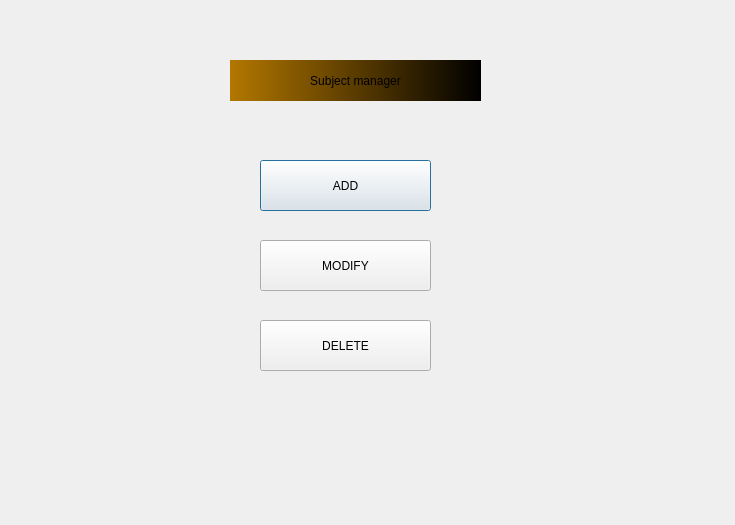
<?xml version="1.0" encoding="UTF-8"?>
<ui version="4.0">
 <class>Dialog</class>
 <widget class="QDialog" name="Dialog">
  <property name="geometry">
   <rect>
    <x>0</x>
    <y>0</y>
    <width>735</width>
    <height>525</height>
   </rect>
  </property>
  <property name="windowTitle">
   <string>Dialog</string>
  </property>
  <property name="styleSheet">
   <string notr="true">QProgressBar:horizontal {
    border: 1px solid #3A3939;
    text-align: center;
    padding: 1px;
    background: #201F1F;
}
QProgressBar::chunk:horizontal {
    background-color: qlineargradient(spread:reflect, x1:1, y1:0.545, x2:1, y2:0, stop:0 rgba(28, 66, 111, 255), stop:1 rgba(37, 87, 146, 255));
}

QToolTip
{
    border: 1px solid #3A3939;
    background-color: rgb(90, 102, 117);;
    color: white;
    padding: 1px;
    opacity: 200;
}

QWidget
{
    color: silver;
    background-color: #302F2F;
    selection-background-color:#3d8ec9;
    selection-color: black;
    background-clip: border;
    border-image: none;
    outline: 0;
}

QWidget:item:hover
{
    background-color: #78879b;
    color: black;
}

QWidget:item:selected
{
    background-color: #3d8ec9;
}

QCheckBox
{
    spacing: 5px;
    outline: none;
    color: #bbb;
    margin-bottom: 2px;
}

QCheckBox:disabled
{
    color: #777777;
}
QCheckBox::indicator,
QGroupBox::indicator
{
    width: 18px;
    height: 18px;
}
QGroupBox::indicator
{
    margin-left: 2px;
}

QCheckBox::indicator:unchecked,
QCheckBox::indicator:unchecked:hover,
QGroupBox::indicator:unchecked,
QGroupBox::indicator:unchecked:hover
{
    image: url(:/dark_blue/img/checkbox_unchecked.png);
}

QCheckBox::indicator:unchecked:focus,
QCheckBox::indicator:unchecked:pressed,
QGroupBox::indicator:unchecked:focus,
QGroupBox::indicator:unchecked:pressed
{
  border: none;
    image: url(:/dark_blue/img/checkbox_unchecked_focus.png);
}

QCheckBox::indicator:checked,
QCheckBox::indicator:checked:hover,
QGroupBox::indicator:checked,
QGroupBox::indicator:checked:hover
{
    image: url(:/dark_blue/img/checkbox_checked.png);
}

QCheckBox::indicator:checked:focus,
QCheckBox::indicator:checked:pressed,
QGroupBox::indicator:checked:focus,
QGroupBox::indicator:checked:pressed
{
  border: none;
    image: url(:/dark_blue/img/checkbox_checked_focus.png);
}

QCheckBox::indicator:indeterminate,
QCheckBox::indicator:indeterminate:hover,
QCheckBox::indicator:indeterminate:pressed
QGroupBox::indicator:indeterminate,
QGroupBox::indicator:indeterminate:hover,
QGroupBox::indicator:indeterminate:pressed
{
    image: url(:/dark_blue/img/checkbox_indeterminate.png);
}

QCheckBox::indicator:indeterminate:focus,
QGroupBox::indicator:indeterminate:focus
{
    image: url(:/dark_blue/img/checkbox_indeterminate_focus.png);
}

QCheckBox::indicator:checked:disabled,
QGroupBox::indicator:checked:disabled
{
    image: url(:/dark_blue/img/checkbox_checked_disabled.png);
}

QCheckBox::indicator:unchecked:disabled,
QGroupBox::indicator:unchecked:disabled
{
    image: url(:/dark_blue/img/checkbox_unchecked_disabled.png);
}

QRadioButton
{
    spacing: 5px;
    outline: none;
    color: #bbb;
    margin-bottom: 2px;
}

QRadioButton:disabled
{
    color: #777777;
}
QRadioButton::indicator
{
    width: 21px;
    height: 21px;
}

QRadioButton::indicator:unchecked,
QRadioButton::indicator:unchecked:hover
{
    image: url(:/dark_blue/img/radio_unchecked.png);
}

QRadioButton::indicator:unchecked:focus,
QRadioButton::indicator:unchecked:pressed
{
  border: none;
  outline: none;
    image: url(:/dark_blue/img/radio_unchecked_focus.png);
}

QRadioButton::indicator:checked,
QRadioButton::indicator:checked:hover
{
  border: none;
  outline: none;
    image: url(:/dark_blue/img/radio_checked.png);
}

QRadioButton::indicator:checked:focus,
QRadioButton::indicato::menu-arrowr:checked:pressed
{
  border: none;
  outline: none;
    image: url(:/dark_blue/img/radio_checked_focus.png);
}

QRadioButton::indicator:indeterminate,
QRadioButton::indicator:indeterminate:hover,
QRadioButton::indicator:indeterminate:pressed
{
        image: url(:/dark_blue/img/radio_indeterminate.png);
}

QRadioButton::indicator:checked:disabled
{
  outline: none;
  image: url(:/dark_blue/img/radio_checked_disabled.png);
}

QRadioButton::indicator:unchecked:disabled
{
    image: url(:/dark_blue/img/radio_unchecked_disabled.png);
}


QMenuBar
{
    background-color: #302F2F;
    color: silver;
}

QMenuBar::item
{
    background: transparent;
}

QMenuBar::item:selected
{
    background: transparent;
    border: 1px solid #3A3939;
}

QMenuBar::item:pressed
{
    border: 1px solid #3A3939;
    background-color: #3d8ec9;
    color: black;
    margin-bottom:-1px;
    padding-bottom:1px;
}

QMenu
{
    border: 1px solid #3A3939;
    color: silver;
    margin: 1px;
}

QMenu::icon
{
    margin: 1px;
}

QMenu::item
{
    padding: 2px 2px 2px 25px;
    margin-left: 5px;
    border: 1px solid transparent; /* reserve space for selection border */
}

QMenu::item:selected
{
    color: black;
}

QMenu::separator {
    height: 2px;
    background: lightblue;
    margin-left: 10px;
    margin-right: 5px;
}

QMenu::indicator {
    width: 16px;
    height: 16px;
}

/* non-exclusive indicator = check box style indicator
   (see QActionGroup::setExclusive) */
QMenu::indicator:non-exclusive:unchecked {
    image: url(:/dark_blue/img/checkbox_unchecked.png);
}

QMenu::indicator:non-exclusive:unchecked:selected {
    image: url(:/dark_blue/img/checkbox_unchecked_disabled.png);
}

QMenu::indicator:non-exclusive:checked {
    image: url(:/dark_blue/img/checkbox_checked.png);
}

QMenu::indicator:non-exclusive:checked:selected {
    image: url(:/dark_blue/img/checkbox_checked_disabled.png);
}

/* exclusive indicator = radio button style indicator (see QActionGroup::setExclusive) */
QMenu::indicator:exclusive:unchecked {
    image: url(:/dark_blue/img/radio_unchecked.png);
}

QMenu::indicator:exclusive:unchecked:selected {
    image: url(:/dark_blue/img/radio_unchecked_disabled.png);
}

QMenu::indicator:exclusive:checked {
    image: url(:/dark_blue/img/radio_checked.png);
}

QMenu::indicator:exclusive:checked:selected {
    image: url(:/dark_blue/img/radio_checked_disabled.png);
}

QMenu::right-arrow {
    margin: 5px;
    image: url(:/dark_blue/img/right_arrow.png)
}


QWidget:disabled
{
    color: #808080;
    background-color: #302F2F;
}

QAbstractItemView
{
    alternate-background-color: #3A3939;
    color: silver;
    border: 1px solid 3A3939;
    border-radius: 2px;
    padding: 1px;
}

QWidget:focus, QMenuBar:focus
{
    border: 1px solid #78879b;
}

QTabWidget:focus, QCheckBox:focus, QRadioButton:focus, QSlider:focus
{
    border: none;
}

QLineEdit
{
    background-color: #201F1F;
    padding: 2px;
    border-style: solid;
    border: 1px solid #3A3939;
    border-radius: 2px;
    color: silver;
}

QGroupBox {
    border:1px solid #3A3939;
    border-radius: 2px;
    margin-top: 20px;
    background-color: #302F2F;
    color: silver;
}

QGroupBox::title {
    subcontrol-origin: margin;
    subcontrol-position: top center;
    padding-left: 10px;
    padding-right: 10px;
    padding-top: 10px;
}

QAbstractScrollArea
{
    border-radius: 2px;
    border: 1px solid #3A3939;
    background-color: transparent;
}

QScrollBar:horizontal
{
    height: 15px;
    margin: 3px 15px 3px 15px;
    border: 1px transparent #2A2929;
    border-radius: 4px;
    background-color: #2A2929;
}

QScrollBar::handle:horizontal
{
    background-color: #605F5F;
    min-width: 5px;
    border-radius: 4px;
}

QScrollBar::add-line:horizontal
{
    margin: 0px 3px 0px 3px;
    border-image: url(:/dark_blue/img/right_arrow_disabled.png);
    width: 10px;
    height: 10px;
    subcontrol-position: right;
    subcontrol-origin: margin;
}

QScrollBar::sub-line:horizontal
{
    margin: 0px 3px 0px 3px;
    border-image: url(:/dark_blue/img/left_arrow_disabled.png);
    height: 10px;
    width: 10px;
    subcontrol-position: left;
    subcontrol-origin: margin;
}

QScrollBar::add-line:horizontal:hover,QScrollBar::add-line:horizontal:on
{
    border-image: url(:/dark_blue/img/right_arrow.png);
    height: 10px;
    width: 10px;
    subcontrol-position: right;
    subcontrol-origin: margin;
}


QScrollBar::sub-line:horizontal:hover, QScrollBar::sub-line:horizontal:on
{
    border-image: url(:/dark_blue/img/left_arrow.png);
    height: 10px;
    width: 10px;
    subcontrol-position: left;
    subcontrol-origin: margin;
}

QScrollBar::up-arrow:horizontal, QScrollBar::down-arrow:horizontal
{
    background: none;
}


QScrollBar::add-page:horizontal, QScrollBar::sub-page:horizontal
{
    background: none;
}

QScrollBar:vertical
{
    background-color: #2A2929;
    width: 15px;
    margin: 15px 3px 15px 3px;
    border: 1px transparent #2A2929;
    border-radius: 4px;
}

QScrollBar::handle:vertical
{
    background-color: #605F5F;
    min-height: 5px;
    border-radius: 4px;
}

QScrollBar::sub-line:vertical
{
    margin: 3px 0px 3px 0px;
    border-image: url(:/dark_blue/img/up_arrow_disabled.png);
    height: 10px;
    width: 10px;
    subcontrol-position: top;
    subcontrol-origin: margin;
}

QScrollBar::add-line:vertical
{
    margin: 3px 0px 3px 0px;
    border-image: url(:/dark_blue/img/down_arrow_disabled.png);
    height: 10px;
    width: 10px;
    subcontrol-position: bottom;
    subcontrol-origin: margin;
}

QScrollBar::sub-line:vertical:hover,QScrollBar::sub-line:vertical:on
{

    border-image: url(:/dark_blue/img/up_arrow.png);
    height: 10px;
    width: 10px;
    subcontrol-position: top;
    subcontrol-origin: margin;
}


QScrollBar::add-line:vertical:hover, QScrollBar::add-line:vertical:on
{
    border-image: url(:/dark_blue/img/down_arrow.png);
    height: 10px;
    width: 10px;
    subcontrol-position: bottom;
    subcontrol-origin: margin;
}

QScrollBar::up-arrow:vertical, QScrollBar::down-arrow:vertical
{
    background: none;
}


QScrollBar::add-page:vertical, QScrollBar::sub-page:vertical
{
    background: none;
}

QTextEdit
{
    background-color: #201F1F;
    color: silver;
    border: 1px solid #3A3939;
}

QPlainTextEdit
{
    background-color: #201F1F;;
    color: silver;
    border-radius: 2px;
    border: 1px solid #3A3939;
}

QHeaderView::section
{
    background-color: #3A3939;
    color: silver;
    padding-left: 4px;
    border: 1px solid #6c6c6c;
}

QSizeGrip {
    image: url(:/dark_blue/img/sizegrip.png);
    width: 12px;
    height: 12px;
}

QMainWindow
{
    background-color: #302F2F;

}

QMainWindow::separator
{
    background-color: #302F2F;
    color: white;
    padding-left: 4px;
    spacing: 2px;
    border: 1px dashed #3A3939;
}

QMainWindow::separator:hover
{

    background-color: #787876;
    color: white;
    padding-left: 4px;
    border: 1px solid #3A3939;
    spacing: 2px;
}


QMenu::separator
{
    height: 1px;
    background-color: #3A3939;
    color: white;
    padding-left: 4px;
    margin-left: 10px;
    margin-right: 5px;
}


QFrame
{
    border-radius: 2px;
    border: 1px solid #444;
}

QFrame[frameShape=&quot;0&quot;]
{
    border-radius: 2px;
    border: 1px transparent #444;
}

QStackedWidget
{
    background-color: #302F2F;
    border: 1px transparent black;
}

QToolBar {
    border: 1px transparent #393838;
    background: 1px solid #302F2F;
    font-weight: bold;
}

QToolBar::handle:horizontal {
    image: url(:/dark_blue/img/Hmovetoolbar.png);
}
QToolBar::handle:vertical {
    image: url(:/dark_blue/img/Vmovetoolbar.png);
}
QToolBar::separator:horizontal {
    image: url(:/dark_blue/img/Hsepartoolbar.png);
}
QToolBar::separator:vertical {
    image: url(:/dark_blue/img/Vsepartoolbars.png);
}

QPushButton
{
    color: silver;
    background-color: #302F2F;
    border-width: 2px;
    border-color: #4A4949;
    border-style: solid;
    padding-top: 2px;
    padding-bottom: 2px;
    padding-left: 10px;
    padding-right: 10px;
    border-radius: 4px;
    /* outline: none; */
    /* min-width: 40px; */
}

QPushButton:disabled
{
    background-color: #302F2F;
    border-width: 2px;
    border-color: #3A3939;
    border-style: solid;
    padding-top: 2px;
    padding-bottom: 2px;
    padding-left: 10px;
    padding-right: 10px;
    /*border-radius: 2px;*/
    color: #808080;
}

QPushButton:focus {
    background-color: #3d8ec9;
    color: white;
}

QComboBox
{
    selection-background-color: #3d8ec9;
    background-color: #201F1F;
    border-style: solid;
    border: 1px solid #3A3939;
    border-radius: 2px;
    padding: 2px;
    min-width: 75px;
}

QPushButton:checked{
    background-color: #4A4949;
    border-color: #6A6969;
}

QPushButton:hover {
    border: 2px solid #78879b;
    color: silver;
}

QComboBox:hover, QAbstractSpinBox:hover,QLineEdit:hover,QTextEdit:hover,QPlainTextEdit:hover,QAbstractView:hover,QTreeView:hover
{
    border: 1px solid #78879b;
    color: silver;
}

QComboBox:on
{
    background-color: #626873;
    padding-top: 3px;
    padding-left: 4px;
    selection-background-color: #4a4a4a;
}

QComboBox QAbstractItemView
{
    background-color: #201F1F;
    border-radius: 2px;
    border: 1px solid #444;
    selection-background-color: #3d8ec9;
    color: silver;
}

QComboBox::drop-down
{
    subcontrol-origin: padding;
    subcontrol-position: top right;
    width: 15px;

    border-left-width: 0px;
    border-left-color: darkgray;
    border-left-style: solid;
    border-top-right-radius: 3px;
    border-bottom-right-radius: 3px;
}

QComboBox::down-arrow
{
    image: url(:/dark_blue/img/down_arrow_disabled.png);
}

QComboBox::down-arrow:on, QComboBox::down-arrow:hover,
QComboBox::down-arrow:focus
{
    image: url(:/dark_blue/img/down_arrow.png);
}

QPushButton:pressed
{
    background-color: #484846;
}

QAbstractSpinBox {
    padding-top: 2px;
    padding-bottom: 2px;
    border: 1px solid #3A3939;
    background-color: #201F1F;
    color: silver;
    border-radius: 2px;
    min-width: 75px;
}

QAbstractSpinBox:up-button
{
    background-color: transparent;
    subcontrol-origin: border;
    subcontrol-position: top right;
}

QAbstractSpinBox:down-button
{
    background-color: transparent;
    subcontrol-origin: border;
    subcontrol-position: bottom right;
}

QAbstractSpinBox::up-arrow,QAbstractSpinBox::up-arrow:disabled,QAbstractSpinBox::up-arrow:off {
    image: url(:/dark_blue/img/up_arrow_disabled.png);
    width: 10px;
    height: 10px;
}
QAbstractSpinBox::up-arrow:hover
{
    image: url(:/dark_blue/img/up_arrow.png);
}


QAbstractSpinBox::down-arrow,QAbstractSpinBox::down-arrow:disabled,QAbstractSpinBox::down-arrow:off
{
    image: url(:/dark_blue/img/down_arrow_disabled.png);
    width: 10px;
    height: 10px;
}
QAbstractSpinBox::down-arrow:hover
{
    image: url(:/dark_blue/img/down_arrow.png);
}


QLabel
{
    border: 0px solid black;
}

QTabWidget{
    border: 1px transparent black;
}

QTabWidget::pane {
    border: 1px solid #444;
    border-radius: 3px;
    padding: 3px;
}

QTabBar
{
    qproperty-drawBase: 0;
    left: 5px; /* move to the right by 5px */
}

QTabBar:focus
{
    border: 0px transparent black;
}

QTabBar::close-button  {
    image: url(:/dark_blue/img/close.png);
    background: transparent;
}

QTabBar::close-button:hover
{
    image: url(:/dark_blue/img/close-hover.png);
    background: transparent;
}

QTabBar::close-button:pressed {
    image: url(:/dark_blue/img/close-pressed.png);
    background: transparent;
}

/* TOP TABS */
QTabBar::tab:top {
    color: #b1b1b1;
    border: 1px solid #4A4949;
    border-bottom: 1px transparent black;
    background-color: #302F2F;
    padding: 5px;
    border-top-left-radius: 2px;
    border-top-right-radius: 2px;
}

QTabBar::tab:top:!selected
{
    color: #b1b1b1;
    background-color: #201F1F;
    border: 1px transparent #4A4949;
    border-bottom: 1px transparent #4A4949;
    border-top-left-radius: 0px;
    border-top-right-radius: 0px;
}

QTabBar::tab:top:!selected:hover {
    background-color: #48576b;
}

/* BOTTOM TABS */
QTabBar::tab:bottom {
    color: #b1b1b1;
    border: 1px solid #4A4949;
    border-top: 1px transparent black;
    background-color: #302F2F;
    padding: 5px;
    border-bottom-left-radius: 2px;
    border-bottom-right-radius: 2px;
}

QTabBar::tab:bottom:!selected
{
    color: #b1b1b1;
    background-color: #201F1F;
    border: 1px transparent #4A4949;
    border-top: 1px transparent #4A4949;
    border-bottom-left-radius: 0px;
    border-bottom-right-radius: 0px;
}

QTabBar::tab:bottom:!selected:hover {
    background-color: #78879b;
}

/* LEFT TABS */
QTabBar::tab:left {
    color: #b1b1b1;
    border: 1px solid #4A4949;
    border-left: 1px transparent black;
    background-color: #302F2F;
    padding: 5px;
    border-top-right-radius: 2px;
    border-bottom-right-radius: 2px;
}

QTabBar::tab:left:!selected
{
    color: #b1b1b1;
    background-color: #201F1F;
    border: 1px transparent #4A4949;
    border-right: 1px transparent #4A4949;
    border-top-right-radius: 0px;
    border-bottom-right-radius: 0px;
}

QTabBar::tab:left:!selected:hover {
    background-color: #48576b;
}


/* RIGHT TABS */
QTabBar::tab:right {
    color: #b1b1b1;
    border: 1px solid #4A4949;
    border-right: 1px transparent black;
    background-color: #302F2F;
    padding: 5px;
    border-top-left-radius: 2px;
    border-bottom-left-radius: 2px;
}

QTabBar::tab:right:!selected
{
    color: #b1b1b1;
    background-color: #201F1F;
    border: 1px transparent #4A4949;
    border-right: 1px transparent #4A4949;
    border-top-left-radius: 0px;
    border-bottom-left-radius: 0px;
}

QTabBar::tab:right:!selected:hover {
    background-color: #48576b;
}

QTabBar QToolButton::right-arrow:enabled {
     image: url(:/dark_blue/img/right_arrow.png);
 }

 QTabBar QToolButton::left-arrow:enabled {
     image: url(:/dark_blue/img/left_arrow.png);
 }

QTabBar QToolButton::right-arrow:disabled {
     image: url(:/dark_blue/img/right_arrow_disabled.png);
 }

 QTabBar QToolButton::left-arrow:disabled {
     image: url(:/dark_blue/img/left_arrow_disabled.png);
 }


QDockWidget {
    border: 1px solid #403F3F;
    titlebar-close-icon: url(:/dark_blue/img/close.png);
    titlebar-normal-icon: url(:/dark_blue/img/undock.png);
}

QDockWidget::close-button, QDockWidget::float-button {
    border: 1px solid transparent;
    border-radius: 2px;
    background: transparent;
}

QDockWidget::close-button:hover, QDockWidget::float-button:hover {
    background: rgba(255, 255, 255, 10);
}

QDockWidget::close-button:pressed, QDockWidget::float-button:pressed {
    padding: 1px -1px -1px 1px;
    background: rgba(255, 255, 255, 10);
}

QTreeView, QListView, QTextBrowser, AtLineEdit, AtLineEdit::hover {
    border: 1px solid #444;
    background-color: silver;
    border-radius: 3px;
    margin-left: 3px;
    color: black;
}

QTreeView:branch:selected, QTreeView:branch:hover {
    background: url(:/dark_blue/img/transparent.png);
}

QTreeView::branch:has-siblings:!adjoins-item {
    border-image: url(:/dark_blue/img/transparent.png);
}

QTreeView::branch:has-siblings:adjoins-item {
    border-image: url(:/dark_blue/img/transparent.png);
}

QTreeView::branch:!has-children:!has-siblings:adjoins-item {
    border-image: url(:/dark_blue/img/transparent.png);
}

QTreeView::branch:has-children:!has-siblings:closed,
QTreeView::branch:closed:has-children:has-siblings {
    image: url(:/dark_blue/img/branch_closed.png);
}

QTreeView::branch:open:has-children:!has-siblings,
QTreeView::branch:open:has-children:has-siblings  {
    image: url(:/dark_blue/img/branch_open.png);
}

QTreeView::branch:has-children:!has-siblings:closed:hover,
QTreeView::branch:closed:has-children:has-siblings:hover {
    image: url(:/dark_blue/img/branch_closed-on.png);
    }

QTreeView::branch:open:has-children:!has-siblings:hover,
QTreeView::branch:open:has-children:has-siblings:hover  {
    image: url(:/dark_blue/img/branch_open-on.png);
    }

QListView::item:!selected:hover, QListView::item:!selected:hover, QTreeView::item:!selected:hover  {
    background: rgba(0, 0, 0, 0);
    outline: 0;
    color: #FFFFFF
}

QListView::item:selected:hover, QListView::item:selected:hover, QTreeView::item:selected:hover  {
    background: #3d8ec9;
    color: #FFFFFF;
}

QSlider::groove:horizontal {
    border: 1px solid #3A3939;
    height: 8px;
    background: #201F1F;
    margin: 2px 0;
    border-radius: 2px;
}

QSlider::handle:horizontal {
    background: QLinearGradient( x1: 0, y1: 0, x2: 0, y2: 1,
      stop: 0.0 silver, stop: 0.2 #a8a8a8, stop: 1 #727272);
    border: 1px solid #3A3939;
    width: 14px;
    height: 14px;
    margin: -4px 0;
    border-radius: 2px;
}

QSlider::groove:vertical {
    border: 1px solid #3A3939;
    width: 8px;
    background: #201F1F;
    margin: 0 0px;
    border-radius: 2px;
}

QSlider::handle:vertical {
    background: QLinearGradient( x1: 0, y1: 0, x2: 0, y2: 1, stop: 0.0 silver,
    stop: 0.2 #a8a8a8, stop: 1 #727272);
    border: 1px solid #3A3939;
    width: 14px;
    height: 14px;
    margin: 0 -4px;
    border-radius: 2px;
}

QToolButton {
    /*  background-color: transparent; */
    border: 2px transparent #4A4949;
    border-radius: 4px;
    background-color: dimgray;
    margin: 2px;
    padding: 2px;
}

QToolButton[popupMode=&quot;1&quot;] { /* only for MenuButtonPopup */
 padding-right: 20px; /* make way for the popup button */
 border: 2px transparent #4A4949;
 border-radius: 4px;
}

QToolButton[popupMode=&quot;2&quot;] { /* only for InstantPopup */
 padding-right: 10px; /* make way for the popup button */
 border: 2px transparent #4A4949;
}


QToolButton:hover, QToolButton::menu-button:hover {
    border: 2px solid #78879b;
}

QToolButton:checked, QToolButton:pressed,
    QToolButton::menu-button:pressed {
    background-color: #4A4949;
    border: 2px solid #78879b;
}

/* the subcontrol below is used only in the InstantPopup or DelayedPopup mode */
QToolButton::menu-indicator {
    image: url(:/dark_blue/img/down_arrow.png);
    top: -7px; left: -2px; /* shift it a bit */
}

/* the subcontrols below are used only in the MenuButtonPopup mode */
QToolButton::menu-button {
    border: 1px transparent #4A4949;
    border-top-right-radius: 6px;
    border-bottom-right-radius: 6px;
    /* 16px width + 4px for border = 20px allocated above */
    width: 16px;
    outline: none;
}

QToolButton::menu-arrow {
    image: url(:/dark_blue/img/down_arrow.png);
}

QToolButton::menu-arrow:open {
    top: 1px; left: 1px; /* shift it a bit */
    border: 1px solid #3A3939;
}

QPushButton::menu-indicator  {
    subcontrol-origin: padding;
    subcontrol-position: bottom right;
    left: 4px;
}

QTableView
{
    border: 1px solid #444;
    gridline-color: #6c6c6c;
    background-color: #201F1F;
}


QTableView, QHeaderView
{
    border-radius: 0px;
}

QTableView::item:pressed, QListView::item:pressed, QTreeView::item:pressed  {
    background: #78879b;
    color: #FFFFFF;
}

QTableView::item:selected:active, QTreeView::item:selected:active, QListView::item:selected:active  {
    background: #3d8ec9;
    color: #FFFFFF;
}


QHeaderView
{
    border: 1px transparent;
    border-radius: 2px;
    margin: 0px;
    padding: 0px;
}

QHeaderView::section  {
    background-color: #3A3939;
    color: silver;
    padding: 4px;
    border: 1px solid #6c6c6c;
    border-radius: 0px;
    text-align: center;
}

QHeaderView::section::vertical::first, QHeaderView::section::vertical::only-one
{
    border-top: 1px solid #6c6c6c;
}

QHeaderView::section::vertical
{
    border-top: transparent;
}

QHeaderView::section::horizontal::first, QHeaderView::section::horizontal::only-one
{
    border-left: 1px solid #6c6c6c;
}

QHeaderView::section::horizontal
{
    border-left: transparent;
}


QHeaderView::section:checked
 {
    color: white;
    background-color: #5A5959;
 }

 /* style the sort indicator */
QHeaderView::down-arrow {
    image: url(:/dark_blue/img/down_arrow.png);
}

QHeaderView::up-arrow {
    image: url(:/dark_blue/img/up_arrow.png);
}


QTableCornerButton::section {
    background-color: #3A3939;
    border: 1px solid #3A3939;
    border-radius: 2px;
}

QToolBox  {
    padding: 3px;
    border: 1px transparent black;
}

QToolBox::tab {
    color: #b1b1b1;
    background-color: #302F2F;
    border: 1px solid #4A4949;
    border-bottom: 1px transparent #302F2F;
    border-top-left-radius: 5px;
    border-top-right-radius: 5px;
}

 QToolBox::tab:selected { /* italicize selected tabs */
    font: italic;
    background-color: #302F2F;
    border-color: #3d8ec9;
 }

QStatusBar::item {
    border: 1px solid #3A3939;
    border-radius: 2px;
 }


QFrame[height=&quot;3&quot;], QFrame[width=&quot;3&quot;] {
    background-color: #AAA;
}


QSplitter::handle {
    border: 1px dashed #3A3939;
}

QSplitter::handle:hover {
    background-color: #787876;
    border: 1px solid #3A3939;
}

QSplitter::handle:horizontal {
    width: 1px;
}

QSplitter::handle:vertical {
    height: 1px;
}

QListWidget {
    background-color: silver;
    border-radius: 5px;
    margin-left: 5px;
}

QListWidget::item {
    color: black;
}

QMessageBox {
    messagebox-critical-icon	: url(:/dark_blue/img/critical.png);
    messagebox-information-icon	: url(:/dark_blue/img/information.png);
    messagebox-question-icon	: url(:/dark_blue/img/question.png);
    messagebox-warning-icon:    : url(:/dark_blue/img/warning.png);
}

ColorButton::enabled {
    border-radius: 0px;
    border: 1px solid #444444;
}

ColorButton::disabled {
    border-radius: 0px;
    border: 1px solid #AAAAAA;
}</string>
  </property>
  <widget class="QLabel" name="label">
   <property name="geometry">
    <rect>
     <x>230</x>
     <y>60</y>
     <width>251</width>
     <height>41</height>
    </rect>
   </property>
   <property name="styleSheet">
    <string notr="true">background-color: qlineargradient(spread:pad, x1:0, y1:0, x2:1, y2:0, stop:0 rgba(179, 119, 0, 255), stop:1 rgba(0, 0, 0, 255));</string>
   </property>
   <property name="text">
    <string>Subject manager</string>
   </property>
   <property name="alignment">
    <set>Qt::AlignCenter</set>
   </property>
  </widget>
  <widget class="QPushButton" name="pushButton">
   <property name="geometry">
    <rect>
     <x>260</x>
     <y>160</y>
     <width>171</width>
     <height>51</height>
    </rect>
   </property>
   <property name="text">
    <string>ADD</string>
   </property>
  </widget>
  <widget class="QPushButton" name="pushButton_2">
   <property name="geometry">
    <rect>
     <x>260</x>
     <y>240</y>
     <width>171</width>
     <height>51</height>
    </rect>
   </property>
   <property name="text">
    <string>MODIFY</string>
   </property>
  </widget>
  <widget class="QPushButton" name="pushButton_3">
   <property name="geometry">
    <rect>
     <x>260</x>
     <y>320</y>
     <width>171</width>
     <height>51</height>
    </rect>
   </property>
   <property name="text">
    <string>DELETE</string>
   </property>
  </widget>
 </widget>
 <resources/>
 <connections/>
</ui>
